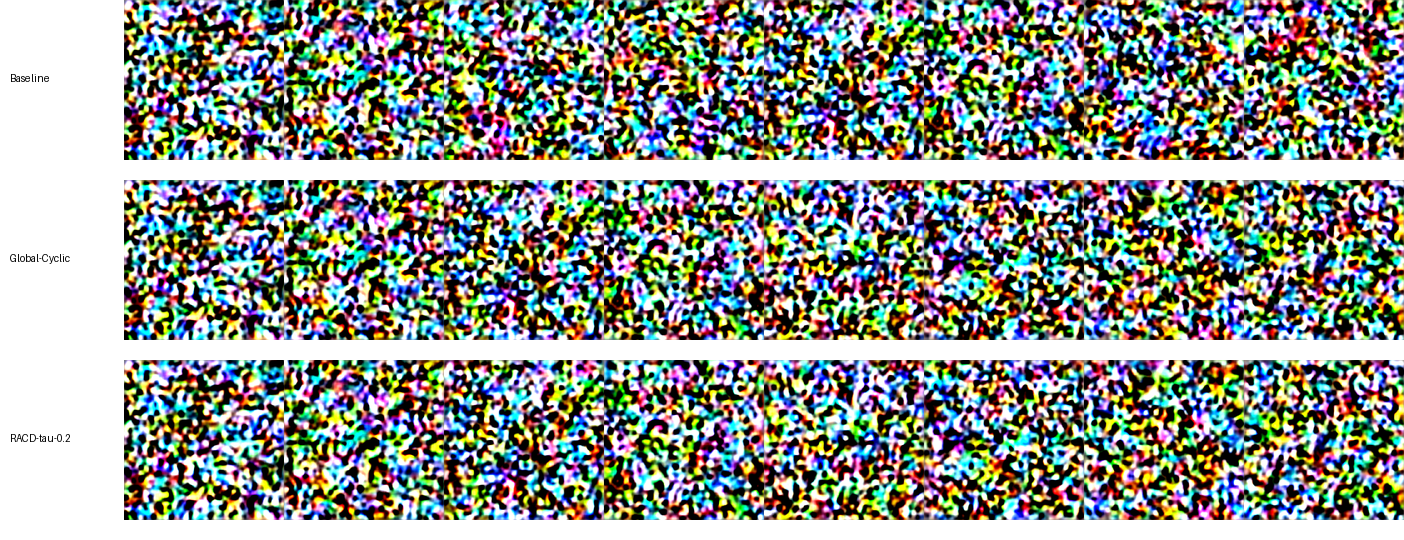
#> input picture SAiDL-Summer-Assignment-2026/results/diffusion/sample_grid.png, 1404 x 540 px
$ python make_sample_grid.py --folders ../results/diffusion
#> lines starting #> are read from the running program, lines starting #| are printed output that depends on the picture
import argparse
from pathlib import Path

from PIL import Image, ImageDraw

IMAGE_EXTENSIONS = {".jpg", ".jpeg", ".png", ".webp"}


def parse_args():
    parser = argparse.ArgumentParser()
    parser.add_argument("--folders", nargs="+", required=True)
    parser.add_argument("--labels", nargs="+", default=None)
    parser.add_argument("--output", default="results/diffusion/sample_grid.png")
    parser.add_argument("--images-per-folder", type=int, default=4)
    parser.add_argument("--thumb-size", type=int, default=160)
    return parser.parse_args()


def list_images(folder, limit):
    paths = [
        path
        for path in sorted(Path(folder).rglob("*"))
        if path.suffix.lower() in IMAGE_EXTENSIONS
    ]
    return paths[:limit]


def main():
    args = parse_args()
    labels = args.labels or [Path(folder).name for folder in args.folders]
    if len(labels) != len(args.folders):
        raise ValueError("--labels must have the same length as --folders.")

    rows = []
    for folder, label in zip(args.folders, labels):
        images = []
        for path in list_images(folder, args.images_per_folder):
            image = Image.open(path).convert("RGB")
#> image is the input picture: PIL image 1404x540 RGB; mean R, G, B 141.4, 146.7, 139.9
            image.thumbnail((args.thumb_size, args.thumb_size), Image.Resampling.LANCZOS)
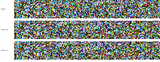
#> image: PIL image 160x62 RGB; mean R, G, B 140.8, 146.1, 139.5
            canvas = Image.new("RGB", (args.thumb_size, args.thumb_size), "white")
#> canvas: PIL image 160x160 RGB; every value is 255
            x = (args.thumb_size - image.width) // 2
#> x = 0
            y = (args.thumb_size - image.height) // 2
#> y = 49
            canvas.paste(image, (x, y))
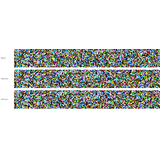
#> canvas: PIL image 160x160 RGB; mean R, G, B 210.7, 212.8, 210.3
            images.append(canvas)
        if not images:
            raise FileNotFoundError(f"No images found under {folder}")
        rows.append((label, images))

    label_width = max(120, max(len(label) for label in labels) * 8 + 20)
    row_height = args.thumb_size + 20
    width = label_width + args.images_per_folder * args.thumb_size
    height = len(rows) * row_height
#> height = 180
    grid = Image.new("RGB", (width, height), "white")
#> grid: PIL image 760x180 RGB; every value is 255
    draw = ImageDraw.Draw(grid)

    for row_idx, (label, images) in enumerate(rows):
        y = row_idx * row_height
        draw.text((10, y + args.thumb_size // 2 - 8), label, fill="black")
        for col_idx, image in enumerate(images):
            x = label_width + col_idx * args.thumb_size
            grid.paste(image, (x, y))
#> this loop made 1 pass
#> (row_idx, label, y) on pass 1: (0, 'diffusion', 0)
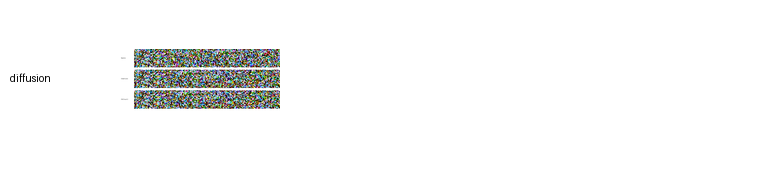
#> grid: PIL image 760x180 RGB; mean R, G, B 246.5, 246.9, 246.4

    output = Path(args.output)
    output.parent.mkdir(parents=True, exist_ok=True)
    grid.save(output)
    print(output)


if __name__ == "__main__":
    main()

$ run again, with SAiDL-Summer-Assignment-2026/results/diffusion/baseline_global_grid.png copied over SAiDL-Summer-Assignment-2026/results/diffusion/sample_grid.png
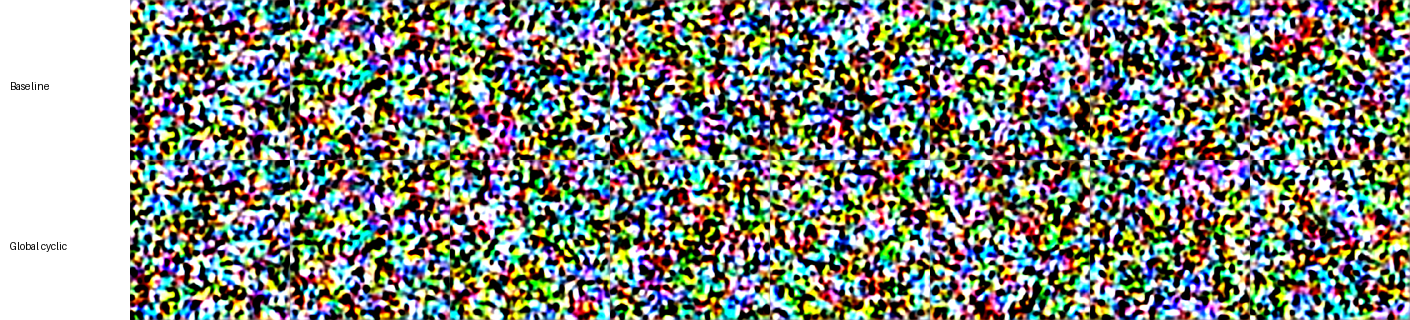
#> input picture SAiDL-Summer-Assignment-2026/results/diffusion/baseline_global_grid.png, 1410 x 320 px
#> in main, image is the input picture: PIL image 1410x320 RGB; mean R, G, B 128, 135, 125.6
#> image: PIL image 160x36 RGB
#> in main, `canvas.paste(image, (x, y))`:
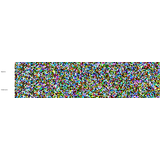
#> canvas: PIL image 160x160 RGB; mean R, G, B 226.4, 228, 225.9
#> height = 180
#> the loop in main, `for row_idx, (label, images) in enumerate(rows):` made 1 pass
#> (row_idx, label, y) on pass 1: (0, 'diffusion', 0)
#> after the loop in main, `for row_idx, (label, images) in enumerate(rows):`:
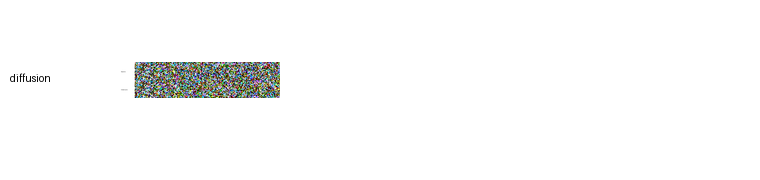
#> grid: PIL image 760x180 RGB; mean R, G, B 249.5, 249.8, 249.4

$ run again, with SAiDL-Summer-Assignment-2026/results/diffusion/baseline_grid.png copied over SAiDL-Summer-Assignment-2026/results/diffusion/sample_grid.png
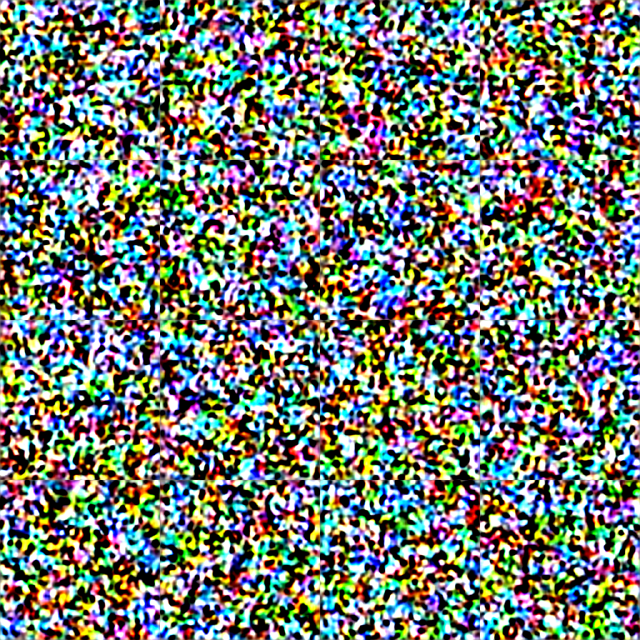
#> input picture SAiDL-Summer-Assignment-2026/results/diffusion/baseline_grid.png, 640 x 640 px
#> in main, image is the input picture: PIL image 640x640 RGB; mean R, G, B 114.6, 121.6, 112.7
#> in main, `image.thumbnail((args.thumb_size, args.thumb_size), Image.Resampling.L..`:
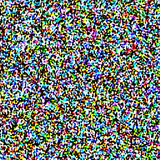
#> image: PIL image 160x160 RGB; mean R, G, B 115.1, 121.9, 113.1
#> canvas: PIL image 160x160 RGB; every value is 255
#> height = 180
#> the loop in main, `for row_idx, (label, images) in enumerate(rows):` made 1 pass
#> (row_idx, label, y) on pass 1: (0, 'diffusion', 0)
#> after the loop in main, `for row_idx, (label, images) in enumerate(rows):`:
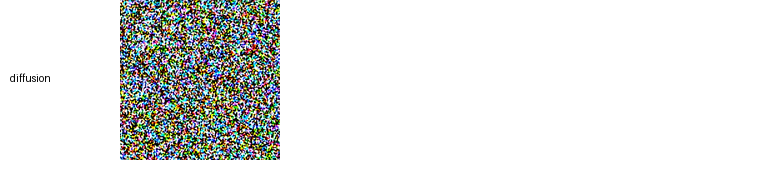
#> grid: PIL image 760x180 RGB; mean R, G, B 228.6, 229.9, 228.3
